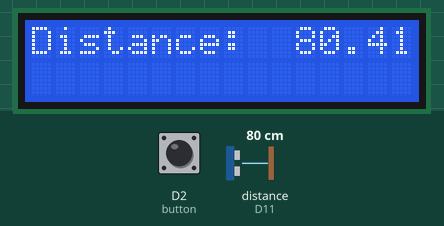
The sketch below on a simulated Arduino Uno R4 WiFi. Shown: 16×2 character LCD. Wiring (inferred from the names in the program): ultrasonic range finder: trigger D10; echo D11. The test bench sets the inputs (shaded band); at power-on: D2 (button) LOW, distance to the obstacle (sensor on D11) 80 cm. The echo pulse lasts 58.3 µs per cm; WiFi joins after 1.5 s; servers stay silent unless stated; the local clock reads 2024-03-15 10:24:30 at power-on unless the sketch sets it; what the sketch prints to the serial monitor is not drawn.

Above: at 7.2 s.
7.3 s: D2 (button) pulled HIGH for 3.2 s
At 11.6 s:
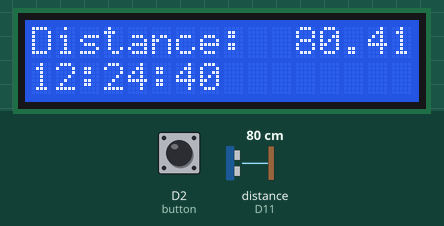
12.0 s: distance to the obstacle (sensor on D11) set to 2 cm
At 13.0 s:
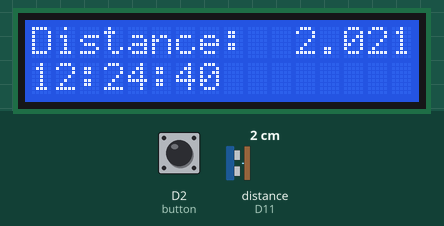
13.5 s: D2 (button) pulled HIGH for 0.15 s
At 14.4 s:
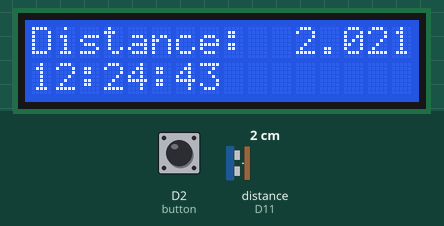
15.1 s: distance to the obstacle (sensor on D11) set to 4 cm
At 16.3 s:
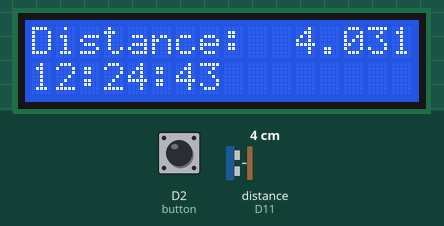
16.6 s: distance to the obstacle (sensor on D11) set to 9 cm
At 17.4 s:
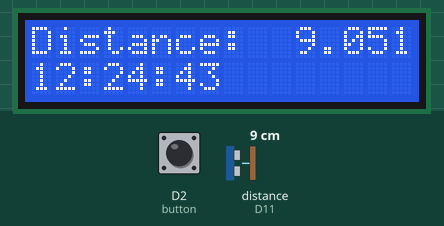
Timing chart, 0 to 19.1 s (numbered marks = the images above; inputs shaded):
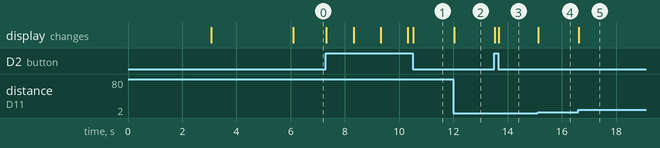

Measured:
- after the input at 7.3 s, the display: first changes at once (image 1 shows a later state)
- after the input at 12.0 s, the display: changes at once (image 2)
- after the input at 13.5 s, the display: first changes at once (image 3 shows a later state)
- after the input at 15.1 s, the display: changes at once (image 4)
- after the input at 16.6 s, the display: changes at once (image 5)

The sketch:

Main_jul20a.ino
```cpp
#include "arduino_secrets.h"
/*
  Sketch generated by the Arduino IoT Cloud Thing "Untitled"
  https://create.arduino.cc/cloud/things/97bbf00e-9235-433b-8237-d1bc3ce8123e

  Arduino IoT Cloud Variables description

  The following variables are automatically generated and updated when changes are made to the Thing

  float distance;
  bool led;

  Variables which are marked as READ/WRITE in the Cloud Thing will also have functions
  which are called when their values are changed from the Dashboard.
  These functions are generated with the Thing and added at the end of this sketch.
*/
#include <WiFiS3.h>
#include <NTPClient.h>   // For getting time from an NTP server
#include <WiFiUdp.h>     // Required dependency for NTPClient
#include <RTC.h>         // For the onboard Real-Time Clock
#include "arduino_secrets.h"
const char* ssid = SECRET_SSID;      // WiFi network SSID
const char* password = SECRET_OPTIONAL_PASS;  // WiFi network password

#include "thingProperties.h"
#include <LiquidCrystal_I2C.h>

int trigPin = 10;
int echoPin = 11;
int button = 2;
int buttonState = 0;


// --- GLOBAL OBJECTS & VARIABLES ---
WiFiUDP ntpUDP; // UDP object for NTP communication

const long utcOffsetInSeconds = 2 * 60 * 60;  // UTC+2
// Setup the NTP client to get time from a public server.
// UTC offset is 0. Update interval is set high because we control updates manually.
NTPClient timeClient(ntpUDP, "pool.ntp.org", utcOffsetInSeconds, 86400000);

 // Variable to hold the current Wi-Fi connection status
int wifiStatus = WL_IDLE_STATUS;

LiquidCrystal_I2C lcd(0x27, 16, 2);

 void setup() {
   Serial.begin(9600);
   while (!Serial);
   WiFi.begin(ssid, password);
   connectWiFi();
   lcd.init();
   lcd.backlight();

   pinMode(trigPin, OUTPUT);
   pinMode(echoPin, INPUT);
   pinMode(button, INPUT);

   delay(1500);

  // Defined in thingProperties.h
  initProperties();

  // Connect to Arduino IoT Cloud
  ArduinoCloud.begin(ArduinoIoTPreferredConnection);

  /*
     The following function allows you to obtain more information
     related to the state of network and IoT Cloud connection and errors
     the higher number the more granular information you’ll get.
     The default is 0 (only errors).
     Maximum is 4
 */
  setDebugMessageLevel(2);
  ArduinoCloud.printDebugInfo();
}

void loop() {
  ArduinoCloud.update();
  // Your code here \
  // Get the current time at the start of the loop for consistent timing
  unsigned long currentMillis = millis();

  // --- Task 1: Periodically check Wi-Fi and re-sync the clock ---
  // This happens once per hour.
  checkConnectionAndSync(currentMillis);

  // --- Task 2: Print the current time to the Serial Monitor ---
  // This happens once per second.


  buttonState = digitalRead (button);
  if (buttonState == HIGH){
    printTime(currentMillis);
  }
  else{
    onDistanceChange();
  }

  // --- Add other non-blocking tasks here ---
  // For example, check for a button press or read a sensor.
  // Because there is no delay(), the loop is very responsive.
}


// --- HELPER FUNCTIONS ---

/**
 * @brief Manages the periodic check of Wi-Fi and time synchronization.
 * @param currentMillis The timestamp from the start of the current loop().
 */


/*
  Since Led is READ_WRITE variable, onLedChange() is
  executed every time a new value is received from IoT Cloud.
*/

void onLedChange()  {
  // Add your code here to act upon Led change
}

/*
  Since Distance is READ_WRITE variable, onDistanceChange() is
  executed every time a new value is received from IoT Cloud.
*/
void onDistanceChange()  {
  // Add your code here to act upon Distance change
  digitalWrite(trigPin, LOW);
  delayMicroseconds(2);
  digitalWrite(trigPin, HIGH);
  delayMicroseconds(10);
  digitalWrite(trigPin, LOW);

  //Distance Calculation
  float distance1 = pulseIn (echoPin, HIGH);
  distance1 = distance1/58;
  Serial.print(distance1);
  Serial.println(" cm");
  LCD_i2c("Distance:", "", distance1);


}

void checkConnectionAndSync(unsigned long currentMillis) {
  static unsigned long lastSyncTime = 0;
  const unsigned long syncInterval = 3600000UL; // 1 hour (in milliseconds)

  if (currentMillis - lastSyncTime >= syncInterval) {
    wifiStatus = WiFi.status();
    if (wifiStatus != WL_CONNECTED) {
      Serial.println("Wi-Fi disconnected. Attempting to reconnect...");
      WiFi.disconnect();
      connectWiFi(); // Try to establish a new connection
    }

    // If connected (or reconnected), sync the time
    if (wifiStatus == WL_CONNECTED) {
      syncRTCWithNTP();
    } else {
      Serial.println("Still no Wi-Fi. Continuing with RTC time.");
    }
    lastSyncTime = currentMillis; // Reset the timer
  }
}

/**
 * @brief Prints the current RTC time to the Serial monitor once per second.
 * @param currentMillis The timestamp from the start of the current loop().
 */

void printTime(unsigned long currentMillis) {
  static unsigned long lastPrintTime = 0;
  const unsigned long printInterval = 1000UL; // 1 second (in milliseconds)

  if (currentMillis - lastPrintTime >= printInterval) {
    RTCTime currentTime;
    RTC.getTime(currentTime); // Get the time from the hardware RTC

    // Format the time into a character array (more memory-efficient than String)
    char timeString[20];
    snprintf(timeString, sizeof(timeString), "%02d:%02d:%02d",
             (currentTime.getHour()+2), currentTime.getMinutes(), currentTime.getSeconds());

    // Print the formatted time efficiently
    Serial.print("Current RTC Time: ");
    Serial.println(timeString);
    LCD_i2c ("", timeString, 0);


    lastPrintTime = currentMillis; // Reset the timer
  }
}

/**
 * @brief Handles the initial Wi-Fi connection logic.
 */
void connectWiFi() {
  Serial.print("Connecting to SSID: ");
  Serial.println(ssid);

  WiFi.begin(ssid, password);

  int attempts = 0;
  const int maxAttempts = 20; // Try for 10 seconds (20 * 500ms)

  wifiStatus = WiFi.status();
  while (wifiStatus != WL_CONNECTED && attempts < maxAttempts) {
    delay(500); // Use a small delay here as it's a one-time setup task
    Serial.print(".");
    wifiStatus = WiFi.status(); // Update status inside the loop
    attempts++;
  }

  if (wifiStatus == WL_CONNECTED) {
    Serial.println("\nWiFi connected successfully.");
    Serial.print("IP Address: ");
    Serial.println(WiFi.localIP());
  } else {
    Serial.println("\nWiFi connection failed after 10 seconds.");
  }
}

/**
 * @brief Fetches time from NTP server and updates the RTC.
 */
void syncRTCWithNTP() {
  Serial.println("Updating RTC with NTP time...");
  // Force the NTP client to update its time value from the server
  if (timeClient.forceUpdate()) {
    unsigned long epochTime = timeClient.getEpochTime();

    // Create an RTCTime object from the epoch time and set the hardware RTC
    RTCTime ntpTime(epochTime);
    RTC.setTime(ntpTime);

    Serial.println("RTC updated successfully.");
  } else {
    Serial.println("Failed to fetch time from NTP server.");
  }
}
```

arduino_secrets.h
```cpp
#define SECRET_OPTIONAL_PASS ""
#define SECRET_SSID ""
```

thingProperties.h
```cpp
// Code generated by Arduino IoT Cloud, DO NOT EDIT.

#include <ArduinoIoTCloud.h>
#include <Arduino_ConnectionHandler.h>

const char SSID[]     = SECRET_SSID;    // Network SSID (name)
const char PASS[]     = SECRET_OPTIONAL_PASS;    // Network password (use for WPA, or use as key for WEP)

void onDistanceChange();

float distance;

void initProperties(){

  ArduinoCloud.addProperty(distance, READWRITE, ON_CHANGE, onDistanceChange);

}

WiFiConnectionHandler ArduinoIoTPreferredConnection(SSID, PASS);
```

LCD.ino
```cpp
void LCD_i2c (String firstline, String secondline, float distance1) {
   lcd.setCursor(0,0);
   lcd.print(firstline);
   lcd.setCursor(11,0);
   lcd.print(distance1);
   lcd.setCursor(0,1);
   lcd.print(secondline);

}
```
